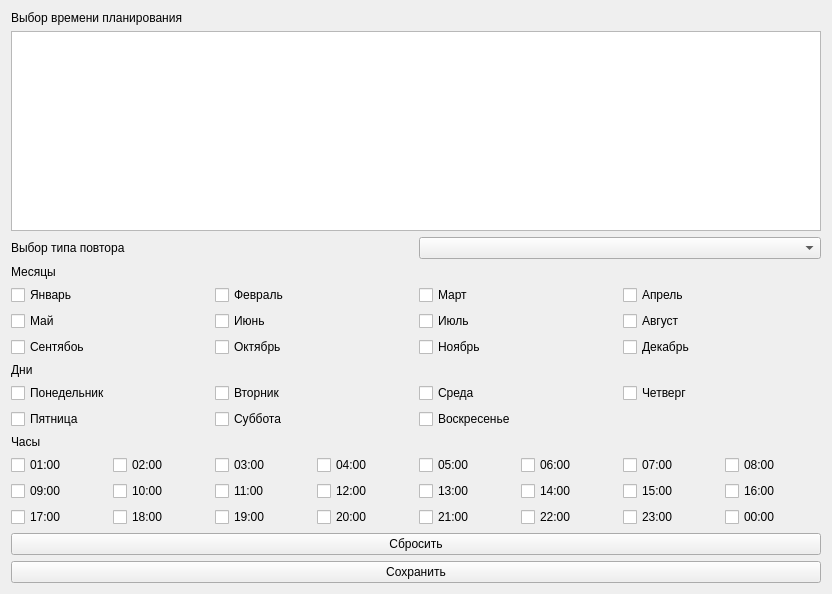
<?xml version="1.0" encoding="UTF-8"?>
<ui version="4.0">
 <class>Form</class>
 <widget class="QWidget" name="Form">
  <property name="geometry">
   <rect>
    <x>0</x>
    <y>0</y>
    <width>832</width>
    <height>594</height>
   </rect>
  </property>
  <property name="windowTitle">
   <string>Form</string>
  </property>
  <layout class="QHBoxLayout" name="horizontalLayout_3">
   <item>
    <layout class="QVBoxLayout" name="verticalLayout">
     <item>
      <widget class="QLabel" name="label">
       <property name="text">
        <string>Выбор времени планирования</string>
       </property>
      </widget>
     </item>
     <item>
      <widget class="QTextBrowser" name="textBrowser"/>
     </item>
     <item>
      <layout class="QHBoxLayout" name="horizontalLayout">
       <item>
        <widget class="QLabel" name="label_2">
         <property name="text">
          <string>Выбор типа повтора</string>
         </property>
        </widget>
       </item>
       <item>
        <widget class="QComboBox" name="comboBox"/>
       </item>
      </layout>
     </item>
     <item>
      <widget class="QLabel" name="label_3">
       <property name="text">
        <string>Месяцы</string>
       </property>
      </widget>
     </item>
     <item>
      <layout class="QGridLayout" name="gridLayout">
       <item row="2" column="2">
        <widget class="QCheckBox" name="m_11">
         <property name="text">
          <string>Ноябрь</string>
         </property>
        </widget>
       </item>
       <item row="2" column="0">
        <widget class="QCheckBox" name="m_9">
         <property name="text">
          <string>Сентябоь</string>
         </property>
        </widget>
       </item>
       <item row="2" column="3">
        <widget class="QCheckBox" name="m_12">
         <property name="text">
          <string>Декабрь</string>
         </property>
        </widget>
       </item>
       <item row="2" column="1">
        <widget class="QCheckBox" name="m_10">
         <property name="text">
          <string>Октябрь</string>
         </property>
        </widget>
       </item>
       <item row="1" column="2">
        <widget class="QCheckBox" name="m_7">
         <property name="text">
          <string>Июль</string>
         </property>
        </widget>
       </item>
       <item row="0" column="1">
        <widget class="QCheckBox" name="m_2">
         <property name="text">
          <string>Февраль</string>
         </property>
        </widget>
       </item>
       <item row="1" column="0">
        <widget class="QCheckBox" name="m_5">
         <property name="text">
          <string>Май</string>
         </property>
        </widget>
       </item>
       <item row="0" column="0">
        <widget class="QCheckBox" name="m_1">
         <property name="text">
          <string>Январь</string>
         </property>
        </widget>
       </item>
       <item row="1" column="3">
        <widget class="QCheckBox" name="m_8">
         <property name="text">
          <string>Август</string>
         </property>
        </widget>
       </item>
       <item row="0" column="2">
        <widget class="QCheckBox" name="m_3">
         <property name="text">
          <string>Март</string>
         </property>
        </widget>
       </item>
       <item row="0" column="3">
        <layout class="QHBoxLayout" name="horizontalLayout_2">
         <item>
          <widget class="QCheckBox" name="m_4">
           <property name="text">
            <string>Апрель</string>
           </property>
          </widget>
         </item>
        </layout>
       </item>
       <item row="1" column="1">
        <widget class="QCheckBox" name="m_6">
         <property name="text">
          <string>Июнь</string>
         </property>
        </widget>
       </item>
      </layout>
     </item>
     <item>
      <widget class="QLabel" name="label_4">
       <property name="text">
        <string>Дни</string>
       </property>
      </widget>
     </item>
     <item>
      <layout class="QGridLayout" name="gridLayout_2">
       <item row="1" column="0">
        <widget class="QCheckBox" name="d_5">
         <property name="text">
          <string>Пятница</string>
         </property>
        </widget>
       </item>
       <item row="0" column="0">
        <widget class="QCheckBox" name="d_1">
         <property name="text">
          <string>Понедельник</string>
         </property>
        </widget>
       </item>
       <item row="1" column="1">
        <widget class="QCheckBox" name="d_6">
         <property name="text">
          <string>Суббота</string>
         </property>
        </widget>
       </item>
       <item row="0" column="1">
        <widget class="QCheckBox" name="d_2">
         <property name="text">
          <string>Вторник</string>
         </property>
        </widget>
       </item>
       <item row="0" column="2">
        <widget class="QCheckBox" name="d_3">
         <property name="text">
          <string>Среда</string>
         </property>
        </widget>
       </item>
       <item row="0" column="3">
        <widget class="QCheckBox" name="d_4">
         <property name="text">
          <string>Четверг</string>
         </property>
        </widget>
       </item>
       <item row="1" column="2">
        <widget class="QCheckBox" name="d_7">
         <property name="text">
          <string>Воскресенье</string>
         </property>
        </widget>
       </item>
      </layout>
     </item>
     <item>
      <widget class="QLabel" name="label_5">
       <property name="text">
        <string>Часы</string>
       </property>
      </widget>
     </item>
     <item>
      <layout class="QGridLayout" name="gridLayout_3">
       <item row="0" column="0">
        <widget class="QCheckBox" name="h_2">
         <property name="text">
          <string>01:00</string>
         </property>
        </widget>
       </item>
       <item row="0" column="1">
        <widget class="QCheckBox" name="h_3">
         <property name="text">
          <string>02:00</string>
         </property>
        </widget>
       </item>
       <item row="0" column="2">
        <widget class="QCheckBox" name="h_4">
         <property name="text">
          <string>03:00</string>
         </property>
        </widget>
       </item>
       <item row="0" column="3">
        <widget class="QCheckBox" name="h_5">
         <property name="text">
          <string>04:00</string>
         </property>
        </widget>
       </item>
       <item row="0" column="4">
        <widget class="QCheckBox" name="h_6">
         <property name="text">
          <string>05:00</string>
         </property>
        </widget>
       </item>
       <item row="0" column="5">
        <widget class="QCheckBox" name="h_7">
         <property name="text">
          <string>06:00</string>
         </property>
        </widget>
       </item>
       <item row="0" column="6">
        <widget class="QCheckBox" name="h_8">
         <property name="text">
          <string>07:00</string>
         </property>
        </widget>
       </item>
       <item row="0" column="7">
        <widget class="QCheckBox" name="h_9">
         <property name="text">
          <string>08:00</string>
         </property>
        </widget>
       </item>
       <item row="1" column="0">
        <widget class="QCheckBox" name="h_10">
         <property name="text">
          <string>09:00</string>
         </property>
        </widget>
       </item>
       <item row="1" column="1">
        <widget class="QCheckBox" name="h_11">
         <property name="text">
          <string>10:00</string>
         </property>
        </widget>
       </item>
       <item row="1" column="2">
        <widget class="QCheckBox" name="h_12">
         <property name="text">
          <string>11:00</string>
         </property>
        </widget>
       </item>
       <item row="1" column="3">
        <widget class="QCheckBox" name="h_13">
         <property name="text">
          <string>12:00</string>
         </property>
        </widget>
       </item>
       <item row="1" column="4">
        <widget class="QCheckBox" name="h_14">
         <property name="text">
          <string>13:00</string>
         </property>
        </widget>
       </item>
       <item row="1" column="5">
        <widget class="QCheckBox" name="h_15">
         <property name="text">
          <string>14:00</string>
         </property>
        </widget>
       </item>
       <item row="1" column="6">
        <widget class="QCheckBox" name="h_16">
         <property name="text">
          <string>15:00</string>
         </property>
        </widget>
       </item>
       <item row="1" column="7">
        <widget class="QCheckBox" name="h_17">
         <property name="text">
          <string>16:00</string>
         </property>
        </widget>
       </item>
       <item row="2" column="0">
        <widget class="QCheckBox" name="h_18">
         <property name="text">
          <string>17:00</string>
         </property>
        </widget>
       </item>
       <item row="2" column="1">
        <widget class="QCheckBox" name="h_19">
         <property name="text">
          <string>18:00</string>
         </property>
        </widget>
       </item>
       <item row="2" column="2">
        <widget class="QCheckBox" name="h_20">
         <property name="text">
          <string>19:00</string>
         </property>
        </widget>
       </item>
       <item row="2" column="3">
        <widget class="QCheckBox" name="h_21">
         <property name="text">
          <string>20:00</string>
         </property>
        </widget>
       </item>
       <item row="2" column="4">
        <widget class="QCheckBox" name="h_22">
         <property name="text">
          <string>21:00</string>
         </property>
        </widget>
       </item>
       <item row="2" column="5">
        <widget class="QCheckBox" name="h_23">
         <property name="text">
          <string>22:00</string>
         </property>
        </widget>
       </item>
       <item row="2" column="6">
        <widget class="QCheckBox" name="h_24">
         <property name="text">
          <string>23:00</string>
         </property>
        </widget>
       </item>
       <item row="2" column="7">
        <widget class="QCheckBox" name="h_1">
         <property name="text">
          <string>00:00</string>
         </property>
        </widget>
       </item>
      </layout>
     </item>
     <item>
      <widget class="QPushButton" name="pushButton">
       <property name="text">
        <string>Сбросить</string>
       </property>
      </widget>
     </item>
     <item>
      <widget class="QPushButton" name="pushButton_2">
       <property name="text">
        <string>Сохранить</string>
       </property>
      </widget>
     </item>
    </layout>
   </item>
  </layout>
 </widget>
 <resources/>
 <connections/>
</ui>
